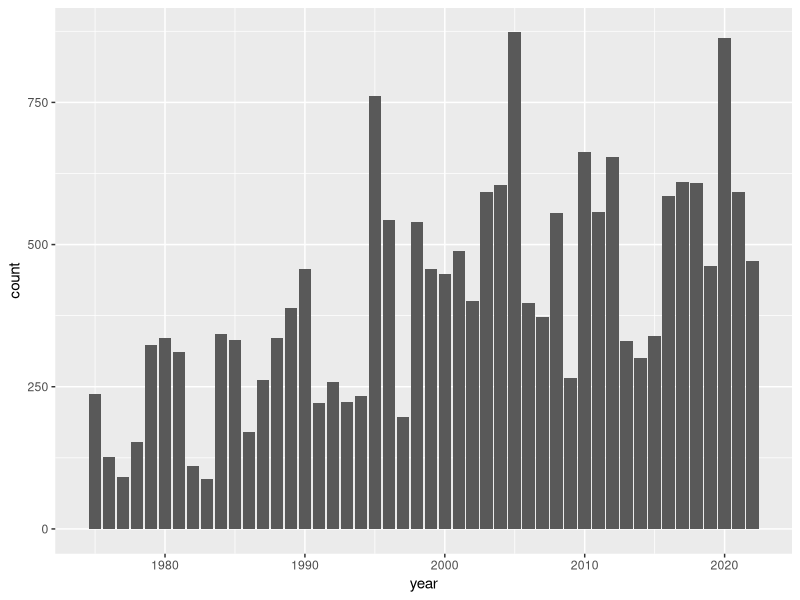
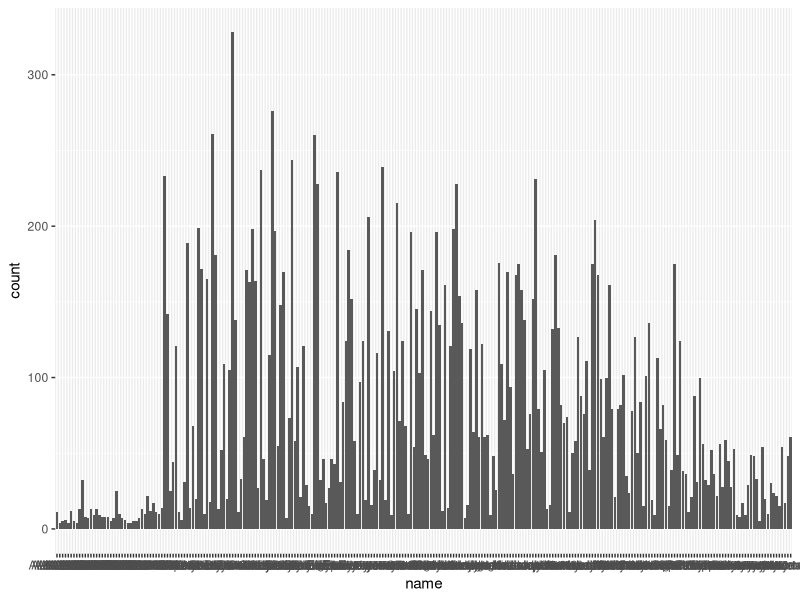

Here is the R script that generated these plots, in order:
library(tidyverse) #loading the lib

storms

# name  |   year    |month  |day    |hour   |lat    
# <chr> |   <dbl>   |<dbl>  |<int>  |<dbl>  |<dbl>  

# |long   |status |category   |wind   |pressure
# |<dbl>  |<chr>  |<ord>      |<int>  |<int>

head = ggplot(data=storms)

head + 
geom_bar(mapping=aes(x=year))

head +
geom_bar(mapping=aes(x=name))
